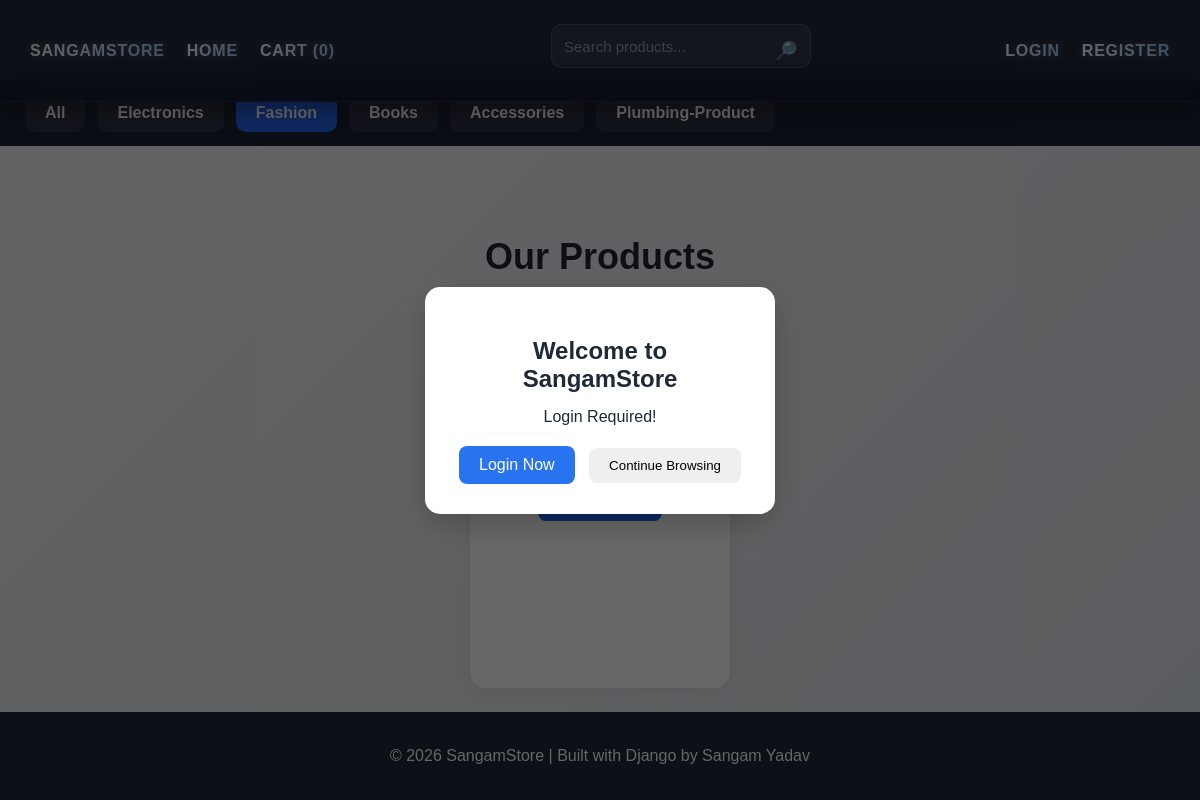
The app's page /?category=2 with its own data.
### store/models.py (models this page shows, shortened)
class Category(models.Model):
    name = models.CharField(max_length=100)

### store/views.py (the view)
# urls.py: 2. Add a URL to urlpatterns:  path('', views.home, name='home')
def home(request):
    query = request.GET.get('q')
    category_id = request.GET.get('category')
    products = Product.objects.all()
    if query:
        products = products.filter(
            name__icontains=query
        )
    if category_id:
        products = products.filter(
            category_id=category_id
        )
    categories = Category.objects.all()
    return render(request, 'store/home.html', {
        'products': products,
        'query': query,
        'categories': categories,
        'selected_category': category_id,
    })

### store/context_processors.py (called while the page is built)
def cart_counter(request):
    cart = request.session.get('cart', {})
    cart_count = sum(cart.values())
    return {
        'cart_count': cart_count
    }

### store/templates/store/home.html (shortened to what this page needs)
<!DOCTYPE html>
<html>
<head>
    {% load static %}
    <link rel="stylesheet" href="{% static 'store/css/style.css' %}">
</head>
<body>
    {% include 'includes/navbar.html' %}
    {% if not user.is_authenticated %}
<div id="loginPopup" class="popup-overlay">
    <div class="popup-box">
        <h2>Welcome to SangamStore</h2>
        <p>
            Login Required!
        </p>
        <a href="{% url 'login' %}" class="popup-login-btn">
            Login Now
        </a>
        <button onclick="closePopup()" class="popup-close-btn">
            Continue Browsing
        </button>
    </div>
</div>
{% endif %}
<div class="main-content">
    <h1>Our Products</h1>
    <div class="container">
        {% for product in products %}
        <div class="card">
            <h3>
                <a href="{% url 'product_detail' product.id %}">
                </a>
            </h3>
            <p>{{ product.description }}</p>
            <p class="price">
            </p>
            <a href="{% url 'add_to_cart' product.id %}"
               class="btn"
               onclick="showToast()">
            </a>
        </div>
        {% empty %}
<div class="empty-products">
    <h2>No products available in this category</h2>
</div>
        {% endfor %}
    </div>
</div>
    <div class="footer">
        © 2026 SangamStore | Built with Django by Sangam Yadav
    </div>
    {% load static %}
</body>
</html>

### store/templates/includes/navbar.html
<div class="navbar">
    <div class="nav-left">
        <a href="/" class="brand">
            SangamStore
        </a>
        <a href="/">Home</a>
        <a href="/cart/">
            Cart ({{ cart_count }})
        </a>
        <form method="GET" action="/" class="search-box">
            <input
                type="text"
                name="q"
                placeholder="Search products..."
                value="{{ query|default:'' }}"
            >
            <button type="submit" class="search-icon">
                🔎
            </button>
        </form>
    </div>
    <div class="nav-right">
        {% if user.is_authenticated %}
            <span class="welcome-user">
                Welcome, {{ user.first_name|default:user.username }}
            </span>
            <a href="/my-orders/">
                My Orders
            </a>
            <div class="profile-dropdown">
                <div id="profileMenu" class="profile-menu">
                    <a href="{% url 'profile' %}">
                        My Profile
                    </a>
                    <a href="{% url 'logout' %}">
                        Logout
                    </a>
                </div>
            </div>
        {% else %}
            <a href="{% url 'login' %}">
                Login
            </a>
            <a href="{% url 'register' %}">
                Register
            </a>
        {% endif %}
    </div>
</div>
{% if categories %}
<div class="category-bar">
    <a href="/"
       class="category-btn {% if not selected_category %}active-category{% endif %}">
        All
    </a>
    {% for category in categories %}
    <a href="/?category={{ category.id }}"
       class="category-btn {% if selected_category == category.id|stringformat:'s' %}active-category{% endif %}">
        {{ category.name }}
    </a>
    {% endfor %}
</div>
{% endif %}

### store/static/store/css/style.css (style rules this page uses)
* { margin: 0; padding: 0; box-sizing: border-box; }
body { font-family: Arial, sans-serif; background:linear-gradient(135deg,#f8fafc,#e2e8f0); color:#1F2937; min-height:100vh; display:flex; flex-direction:column; }
a { text-decoration: none; }
.navbar { position:fixed; top:0; left:0; width:100%; display:flex; justify-content:space-between; align-items:center; padding:18px 30px; background:rgba(15,23,42,.92); backdrop-filter:blur(20px); -webkit-backdrop-filter:blur(20px); border-bottom:1px solid rgba(255,255,255,.08); box-shadow:0 8px 25px rgba(0,0,0,.35); z-index:1000; transition:transform .4s ease; }
.nav-left { display:flex; align-items:center; gap:22px; flex:1; }
.nav-right { display:flex; align-items:center; gap:22px; margin-left:auto; }
.brand { font-size:32px; font-weight:900; background:linear-gradient( 90deg, #60A5FA, #A78BFA, #EC4899 ); -webkit-text-fill-color:transparent; }
.navbar a { position:relative; background:linear-gradient( 90deg, #FFFFFF, #93C5FD ); -webkit-background-clip:text; -webkit-text-fill-color:transparent; font-size:16px; font-weight:800; letter-spacing:.8px; text-transform:uppercase; transition:.35s ease; text-shadow: 0 0 8px rgba(255,255,255,.25); }
.navbar a::after { content:""; position:absolute; left:0; bottom:-6px; width:0%; height:3px; border-radius:10px; background:linear-gradient( 90deg, #38BDF8, #A855F7, #EC4899 ); transition:.35s ease; }
.search-box { display:flex; gap:10px; align-items:center; position:relative; }
.search-box input { width:280px; padding: right 45px; background:rgba(255,255,255,.08); border:1px solid rgba(255,255,255,.12); color:white; border-radius:10px; }
.search-box input::placeholder { color:rgba(255,255,255,.5); }
.search-box { position:relative; display:flex; align-items:center; }
.search-box input { width:260px; height:44px; padding-right:45px; }
.search-icon { position:absolute; right: 10px; width:30px; height:30px; border:none; background:transparent; color:#60A5FA; font-size:18px; cursor:pointer; display:flex; justify-content:center; align-items:center; }
.category-bar { position:sticky; top:80px; width:100%; display:flex; gap:12px; overflow-x:auto; white-space:nowrap; padding:14px 25px; background:rgba(15,23,42,.95); backdrop-filter:blur(20px); z-index:999; }
.category-btn { background:rgba(255,255,255,.08); color:white; padding:10px 20px; border-radius:10px; font-weight:600; }
.active-category { background:#2563EB; color:white !important; }
h1 { text-align: center; margin: 30px 0; font-size: 36px; }
h2 { text-align: center; margin: 20px 0; }
h3 { margin: 10px 0; }
.container { display: flex; flex-wrap: wrap; justify-content: center; gap: 25px; padding: 20px; min-height: 400px; }
.card { background: white; width: 260px; padding: 15px; border-radius: 16px; box-shadow: 0 4px 20px rgba(0, 0, 0, 0.08); text-align: center; transition: all 0.3s ease; }
.card p { margin: 10px 0; }
.price { color: #16A34A; font-size: 22px; font-weight: bold; }
.btn { display: inline-block; margin-top: 12px; padding: 10px 18px; background: #2563EB; color: white; border: none; border-radius: 8px; cursor: pointer; font-weight: 600; transition: 0.3s; }
form { margin: auto; max-width: 450px; }
input,textarea,select { width: 100%; padding: 12px; margin-top: 6px; margin-bottom: 15px; border: 1px solid #CBD5E1; border-radius: 8px; font-size: 15px; }
.footer { background: #1E293B; color: white; text-align: center; padding: 35px 40px; font-size: 16px; }
.popup-overlay { position: fixed; top: 0; left: 0; width: 100%; height: 100%; background: rgba(0,0,0,0.6); display: flex; justify-content: center; align-items: center; z-index: 9999; }
.popup-box { background: white; padding: 30px; width: 350px; border-radius: 15px; text-align: center; box-shadow: 0 10px 30px rgba(0,0,0,0.2); }
.popup-box h2 { margin-bottom: 15px; }
.popup-box p { margin-bottom: 20px; }
.popup-login-btn { display: inline-block; background: #2874f0; color: white; padding: 10px 20px; border-radius: 8px; text-decoration: none; margin-right: 10px; }
.popup-close-btn { padding: 10px 20px; border: none; cursor: pointer; border-radius: 8px; }
.main-content { flex:1; padding-top:140px; }

### records on screen
Category: name "Electronics"
Category: name "Fashion"
Category: name "Books"
Category: name "Accessories"
Category: name "Plumbing-Product"

### other values on screen
{{ cart_count }} "0"
